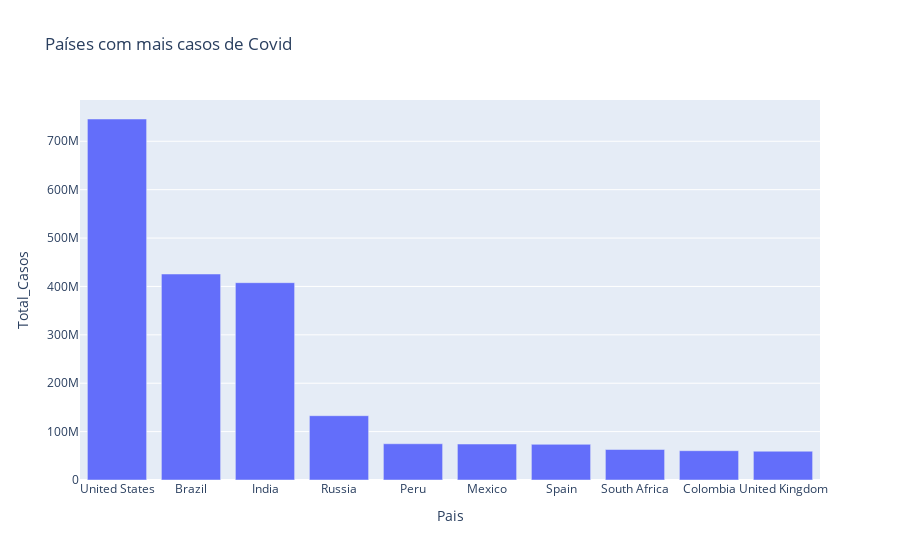

The code cell stored with this chart in its notebook:
### Code cell
#Analisando a propagação dos casos Covid-19 com a biblioteca plotly
grafico = px.bar(top_10_paises, 
                 y='Total_Casos', 
                 x='Pais', 
                 title='Países com mais casos de Covid')
grafico.show()

### Figure 1 — Plotly figure (JSON) as saved in the notebook; plotly's stock layout.template omitted (floating-point values rounded to 4 significant figures)
{"data": [{"alignmentgroup": "True", "hovertemplate": "Pais=%{x}<br>Total_Casos=%{y}<extra></extra>", "legendgroup": "", "marker": {"color": "#636efa", "pattern": {"shape": ""}}, "name": "", "offsetgroup": "", "orientation": "v", "showlegend": false, "textposition": "auto", "type": "bar", "x": ["United States", "Brazil", "India", "Russia", "Peru", "Mexico", "Spain", "South Africa", "Colombia", "United Kingdom"], "xaxis": "x", "y": [746014098, 425704517, 407771615, 132888951, 74882695, 74347548, 73717676, 63027659, 60543682, 59475032], "yaxis": "y"}], "layout": {"barmode": "relative", "legend": {"tracegroupgap": 0}, "title": {"text": "Países com mais casos de Covid"}, "xaxis": {"anchor": "y", "domain": [0, 1], "title": {"text": "Pais"}}, "yaxis": {"anchor": "x", "domain": [0, 1], "title": {"text": "Total_Casos"}}}}
